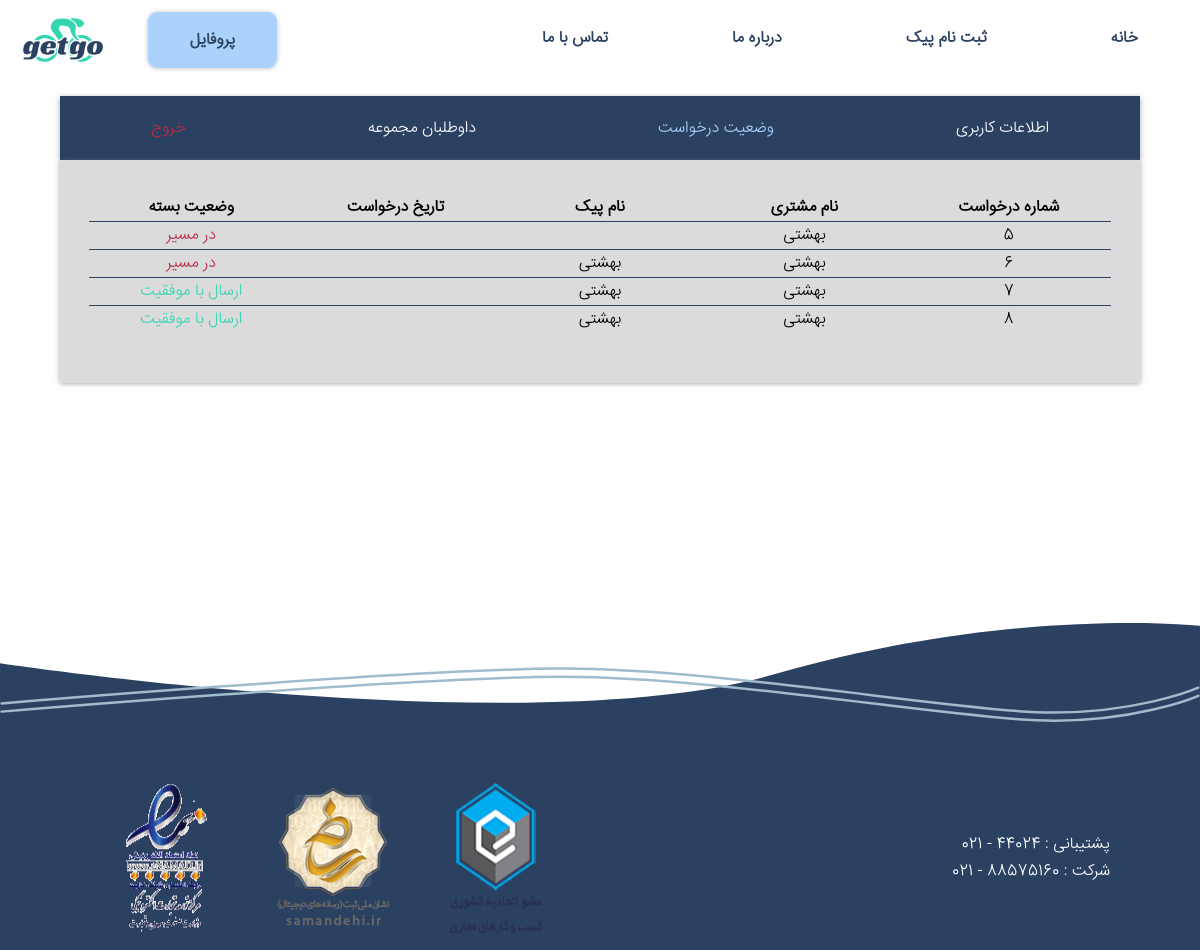
Page /profileManagerStatus/ (signed in) on the committed database.
### pages/models.py (models this page shows, shortened)
class Request(models.Model):
    user=models.ForeignKey('account.CustomUser', on_delete=models.CASCADE)
    driver=models.ForeignKey('account.CustomUser',on_delete=models.SET_NULL,null=True,blank=True,related_name='req_driver')
    req_date=jmodels.jDateField(auto_now_add=True)
    package=models.ForeignKey('Package',on_delete=models.CASCADE)
    type=models.CharField(max_length=50,choices=[('regular','معمولی'),('instance','فوری')])
    sAddress=models.ForeignKey('Address',on_delete=models.CASCADE,related_name='saddress')
    dAddress=models.ForeignKey('Address',on_delete=models.CASCADE,related_name='daddress')
    sended=models.BooleanField(default=False)
    accepted=models.BooleanField(default=False)
    price=models.IntegerField()

### account/models.py (models this page shows, shortened)
class CustomUser(AbstractBaseUser, PermissionsMixin):
    phone_no = models.CharField(max_length=11, unique=True, validators=[
        RegexValidator(
            regex=r'^\+?1?\d{9,11}$',
            message="Phone number must be in the format: '0999999999'. Up to 11 digits allowed."
        ),
    ])
    first_name = models.CharField(max_length=30)
    last_name = models.CharField(max_length=30)
    is_driver=models.BooleanField(default=False)
    is_active = models.BooleanField(default=True)
    is_staff = models.BooleanField(default=False)
    date_joined = models.DateTimeField(auto_now_add=True)
    USERNAME_FIELD = 'phone_no'
    REQUIRED_FIELDS = ['first_name', 'last_name']
    objects = CustomUserManager()

### pages/views.py (the view)
# urls.py: path('profileManagerStatus/' , ProfileManagerStatus.as_view() , name="profileManagerStatus"),
class ProfileManagerStatus(UserPassesTestMixin,TemplateView):
    template_name='profileManagerStatus.html'
    def get_context_data(self, **kwargs):
        context = super().get_context_data(**kwargs)
        context["requests"] =Request.objects.all()
        return context
    def test_func(self):
        return self.request.user.is_superuser

### templates/profileManagerStatus.html (shortened to what this page needs)
{% extends 'base.html' %} {% load static %} {% block linkContent %}
<link
  rel="stylesheet"
  href="{% static 'css/profileManagerStatusStyle.css' %}"
/>
<link
  rel="stylesheet"
  href="{% static 'css/profileStatusResponsiveStyle.css' %}"
/>
{% endblock linkContent %}
{% block mainContent %}
<div id="wrapperTotalMenuForProfile">
  <ul id="wrapperMenu">
    <a href="{% url 'profileManagerInfo' %}"><li>اطلاعات کاربری</li></a>
    <a href="{% url 'profileManagerStatus' %}" style="color: #aad2fc"
      ><li>وضعیت درخواست</li></a
    >
    <a href="{% url 'profileManagerVol' %}"><li>داوطلبان مجموعه</li></a>
    <a href="{% url 'logout' %}" style="color: #ba2c46"><li>خروج</li></a>
  </ul>
  <div id="wrapperBodyOfInfo">
    <table id="wraperTableOfStatus">
      <tr>
        <th>شماره درخواست</th>
        <th>نام مشتری</th>
        <th>نام پیک</th>
        <th>تاریخ درخواست</th>
        <th>وضعیت بسته</th>
      </tr>
      {% for request in requests %}
      <tr>
        <td>{{request.id}}</td>
        <td>{{request.user.last_name}}</td>
        <td>{{request.driver.last_name}}</td>
        <td>{{request.req_date}}</td>
        {% if request.sended %}
        <td class="successMessage">ارسال با موفقیت</td>
        {% else %}
        <td class="unsuccessMessage">در مسیر</td>
        {% endif %}
      </tr>
      {% endfor %}
    </table>
  </div>
</div>
{% endblock mainContent %}

### static/css/baseStyle.css (style rules this page uses)
* { padding: 0; margin: 0; box-sizing: border-box; }
:root { --bg-Main: #fff; --bg-Second: #2b4162; --bg-Third: #aad2fc; --btn-Success: #34d6b3; --btn-Warning: #ba2c46; }
body { background-color: var(--bg-Main); font-family: "IranSans"; }

### static/css/profileManagerStatusStyle.css (style rules this page uses)
:root { --bg-Main: #fff; --bg-Second: #2b4162; --bg-Third: #aad2fc; --btn-Success: #34d6b3; --btn-Warning: #ba2c46; }
#wrapperTotalMenuForProfile { width: 100%; margin: 6rem 0 0 0; display: flex; flex-direction: column; justify-content: center; align-items: center; }
#wrapperMenu { width: 90%; height: 4rem; background-color: var(--bg-Second); box-shadow: 0 0.5px 5px rgba(128, 128, 128, 0.763); display: flex; list-style-type: none; justify-content: space-around; align-items: center; }
#wrapperMenu a { color: var(--bg-Main); text-decoration: none; }
#wrapperBodyOfInfo { width: 90%; display: flex; flex-direction: column; align-items: center; background-color: rgb(219, 219, 219); box-shadow: 0 0.5px 5px rgba(128, 128, 128, 0.763); text-align: justify; line-height: 2.5rem; padding: 0 0 1rem 0; }
#wraperTableOfStatus { width: 95%; margin: 2rem 0; }
#wraperTableOfStatus tr { display: flex; justify-content: space-around; }
#wraperTableOfStatus tr th { width: 20%; text-align: center; }
#wraperTableOfStatus tr td { text-align: center; width: 20%; border-top: 1.5px solid var(--bg-Second); }
.successMessage { color: var(--btn-Success); }
.unsuccessMessage { color: var(--btn-Warning); }

### rows in the picture
Request: id "5", user.last_name "بهشتی", sended "در مسیر"
Request: id "6", user.last_name "بهشتی", driver.last_name "بهشتی", sended "در مسیر"
Request: id "7", user.last_name "بهشتی", driver.last_name "بهشتی", sended "ارسال با موفقیت"
Request: id "8", user.last_name "بهشتی", driver.last_name "بهشتی", sended "ارسال با موفقیت"
